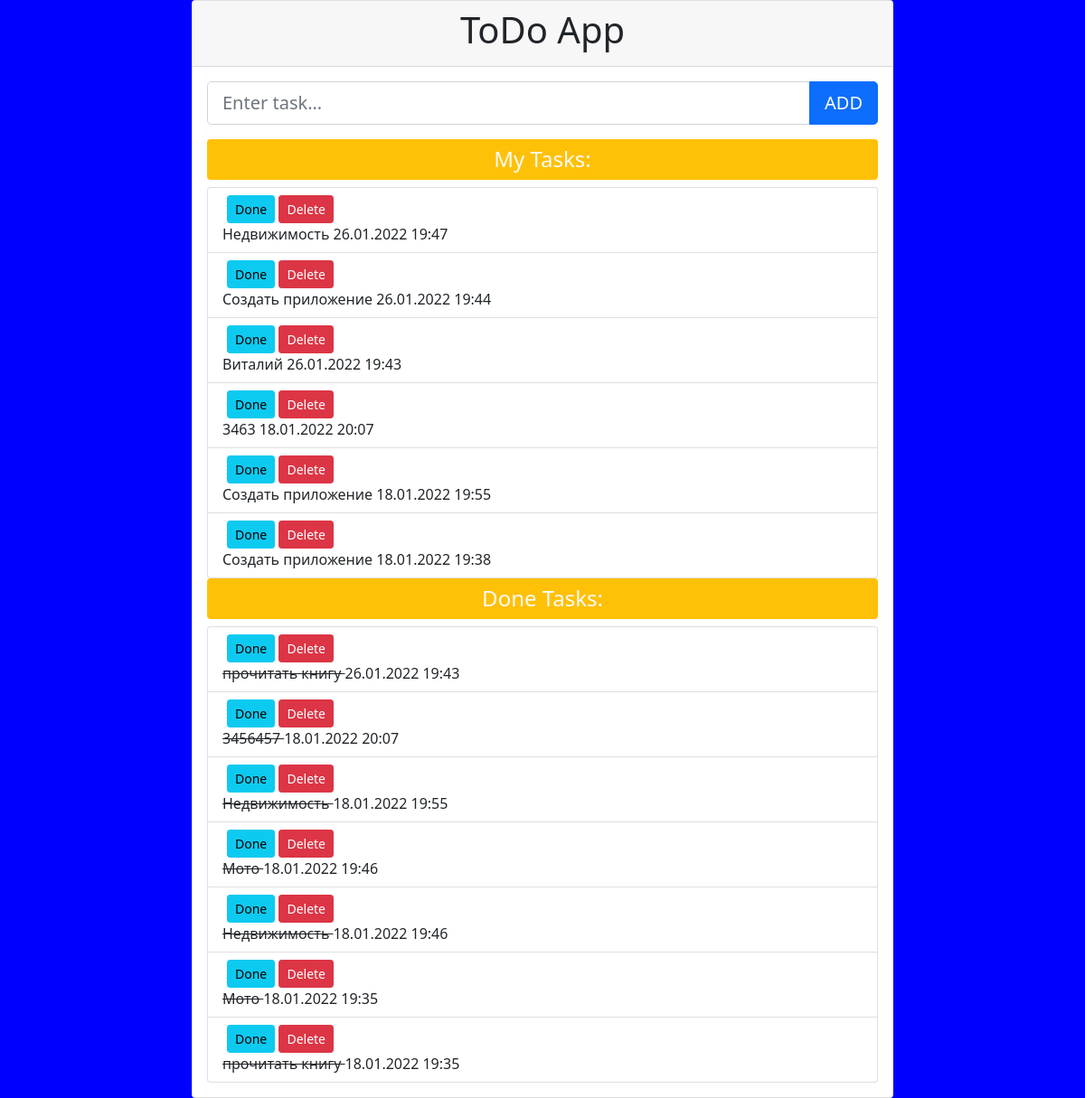
Before: / with the older database file.
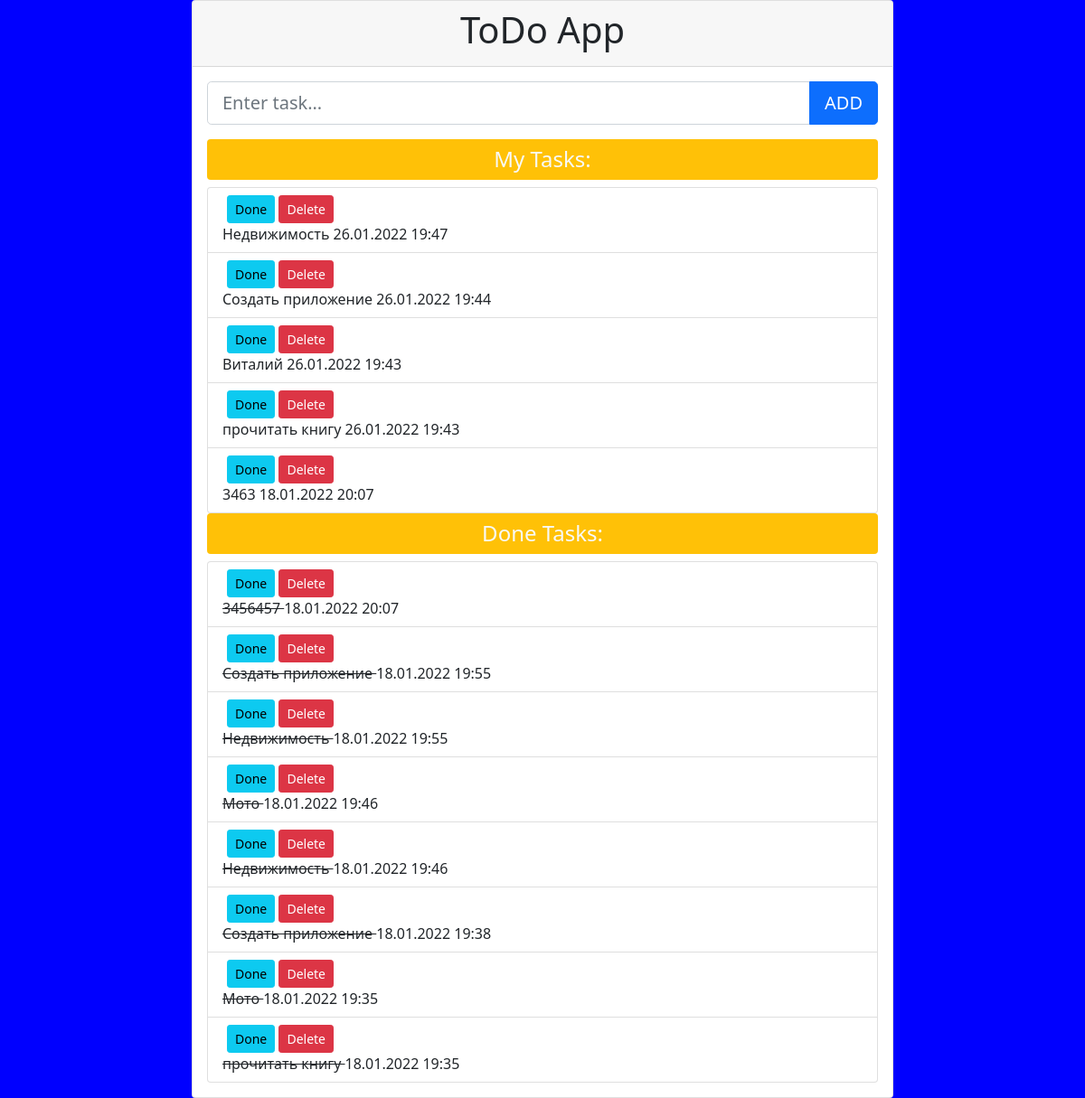
After: the same page with the newer database file.
### todolist/models.py (models this page shows, shortened)
class Task(models.Model):
    name = models.CharField(max_length=50, verbose_name='Задача')
    published = models.DateTimeField(auto_now_add=True, db_index=True, verbose_name='Опубликовано')
    done = models.BooleanField(db_index=True, default=False, verbose_name='Сделано')
    done_time = models.DateTimeField(null=True, blank=True, verbose_name='Когда сделано')
    class Meta:
        verbose_name_plural = 'Задачи'
        verbose_name = 'Задача'
        ordering = ['-done', '-published']

### todolist/views.py (the view)
# urls.py: path('', index, name='index'),
def index(request):
    form = TaskForm()
    tasks = Task.objects.filter(done=False)
    done_tasks = Task.objects.filter(done=True)
    context = {'tasks': tasks, 'done_tasks': done_tasks, 'task_form': form}
    if request.method == "POST":
        form = TaskForm(request.POST)
        if form.is_valid():
            form.save()
            return redirect('index')
    return render(request, 'todolist/index.html', context)

### todolist/forms.py
class TaskForm(ModelForm):
    class Meta:
        model = Task
        fields = ['name']
    name = forms.CharField(
        widget=forms.TextInput(
            attrs={
                "class": "form-control form-control-lg",
                "placeholder": "Enter task...",
            }
        ),
    )

### todolist/templates/todolist/index.html (shortened to what this page needs)
{% extends "layout/basic.html" %}
{% block content %}
<div class="card">
    <div class="card-header">
        <h1 class="text-center">ToDo App</h1>
    </div>
    <div class="card-body">
        <form method="post">
            <div class="input-group mb-3">
                {{ task_form.name }}
                <button type="submit" class="btn btn-primary btn-lg">ADD</button>
            </div>
        </form>
        <h4 class="bg-warning text-light py-2 rounded text-center">My Tasks:</h4>
        <ul class="list-group">
                    {% for task in tasks %}
                    <li class="list-group-item list-group-item-action">
                        <div  class="float-right  buttons">
                            <a href="{% url "done_task" task.id %}" class="btn btn-sm btn-info">Done</a>
                            <a href="{% url "delete_task" task.id %}" class="btn btn-sm btn-danger">Delete</a>
                        </div>
                        {{ task.name }}
                        <span class="float-right">{{task.published|date:"d.m.Y H:i"}}</span>
                    </li>
                    {% endfor %}
        </ul>
        <h4 class="bg-warning text-light py-2 rounded text-center">Done Tasks:</h4>
        <ul class="list-group">
                    {% for task in done_tasks %}
                    <li class="list-group-item list-group-item-action">
                        <div  class="float-right  buttons">
                            <a href="{% url "done_task" task.id %}" class="btn btn-sm btn-info">Done</a>
                            <a href="{% url "delete_task" task.id %}" class="btn btn-sm btn-danger">Delete</a>
                        </div>
                        <strike>{{ task.name }} </strike>
                        <span class="float-right">{{task.published|date:"d.m.Y H:i"}}</span>
                    </li>
                    {% endfor %}
        </ul>
    </div>
</div>
{% endblock %}

Changed rows visible on the page:
changed Task (number 4 of 13 on the later page): moves from the list under "Done Tasks:" to the list under "My Tasks:"
changed Task (number 7 of 13 on the later page): moves from the list under "My Tasks:" to the list under "Done Tasks:"
changed Task (number 11 of 13 on the later page): moves from the list under "My Tasks:" to the list under "Done Tasks:"
